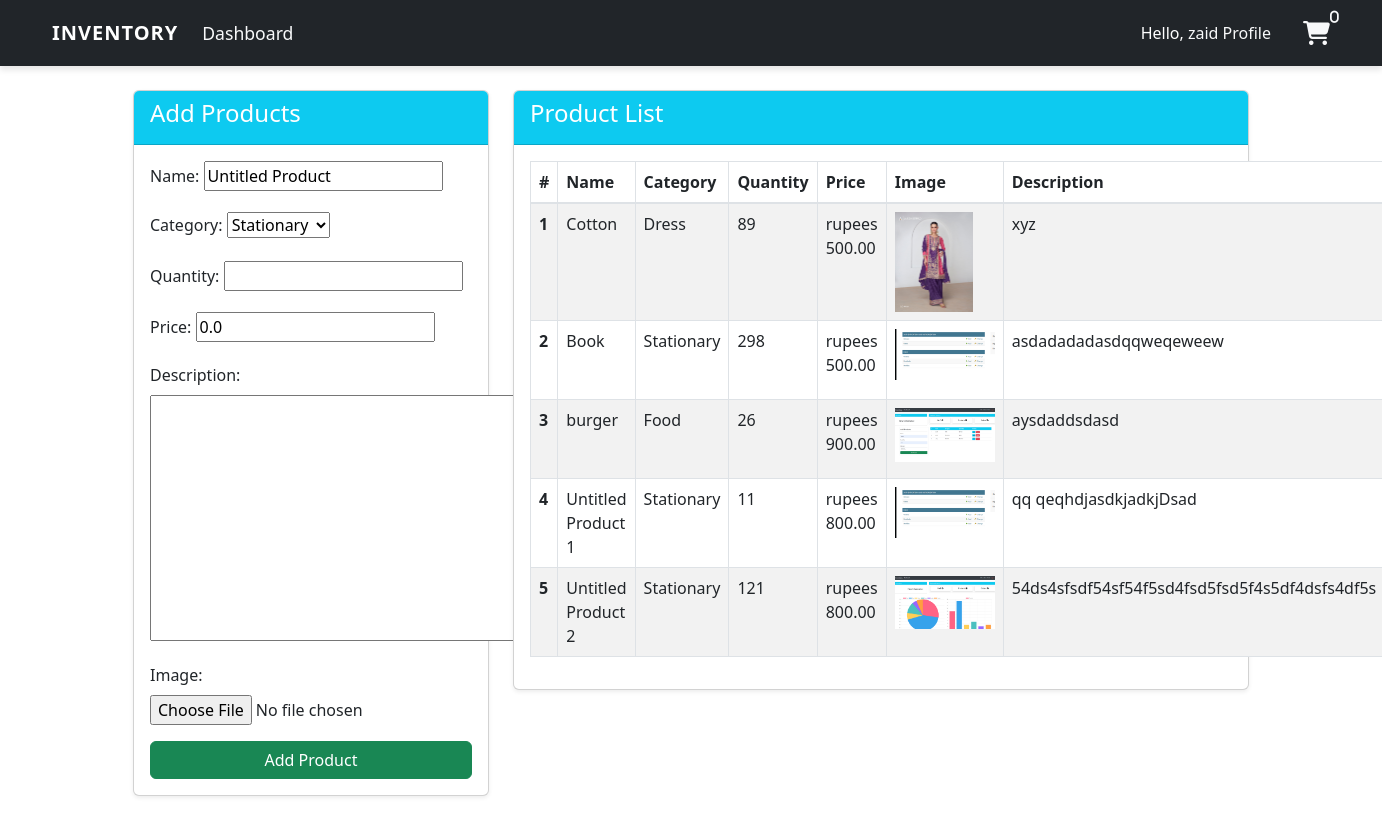
Page /product/ (signed in) on the earlier database version.
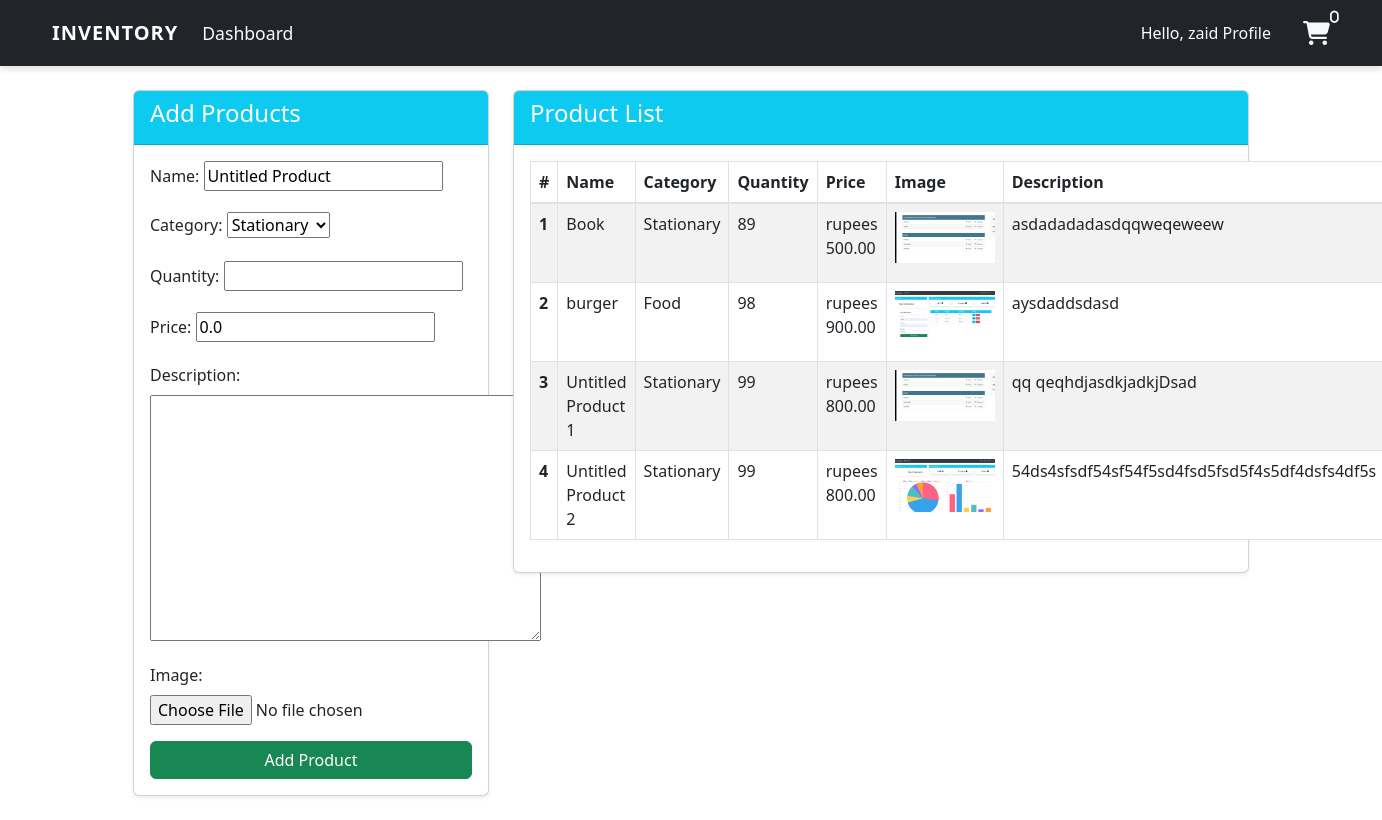
Same page on the later database version.
### user/models.py (models this page shows, shortened)
class Product(models.Model):
    name = models.CharField(max_length=100, blank=True , default='Untitled Product')
    category = models.CharField(max_length=20, choices=CATEGORY, blank=True ,default='Stationary')
    quantity = models.PositiveIntegerField()
    price = models.DecimalField(max_digits=10, decimal_places=2, default=0.00)
    description = models.TextField(blank=True, null=True)
    image = models.ImageField(upload_to='product_images/', blank=True, null=True)

### user/views.py (the view)
# urls.py: path('product/' , views.product , name='product'),
@login_required(login_url='login')
def product(request):
    items = Product.objects.filter(quantity__lt=50)
    Lowstock_count =items.count()
    items = Product.objects.all()
    product_count = Product.objects.count()
    workers = User.objects.all()
    worker = workers.count()
    order_count = Order.objects.count()
    orders = Order.objects.filter(payment_status='success')
    if request.method == 'POST':
        form = ProductForm(request.POST , request.FILES)
        if form.is_valid():
            form.save()
            prdct = form.cleaned_data.get('name')
            messages.success(request, f"{prdct}" + 'has been added ')
            return redirect('product')
    else:
        form = ProductForm()
    context  = {
        'Lowstock_count':Lowstock_count,
        'items': items ,
        'form' : form  ,
        'product_count':product_count,
        'order_count' : order_count,
        'orders': orders,
        'worker':worker
    }
    return render(request , 'dashboard/product.html', context)

### user/forms.py
class ProductForm(forms.ModelForm):
    class Meta:
        model = Product
        fields= ['name' , 'category' , 'quantity' ,'price' , 'description' , 'image']

### templates/dashboard/product.html (shortened to what this page needs)
{% extends 'partials/base.html' %}
{% block content %}
  <div class="container my-4">
    <div class="row">
      <div class="col-md-4">
        <div class="card shadow-sm">
          <div class="card-header bg-info text-white">
            <h4>Add Products</h4>
          </div>
          <div class="card-body">
            <form action="" method="POST" enctype="multipart/form-data">
              {{ form.as_p }}
              <button class="btn btn-success btn-block" type="submit">Add Product</button>
            </form>
          </div>
        </div>
      </div>
      <div class="col-md-8">
        <div class="card shadow-sm">
          <div class="card-header bg-info text-white">
            <h4>Product List</h4>
          </div>
          <div class="card-body">
            <table class="table table-striped table-bordered">
              <thead class="bg-info text-white">
                <tr>
                  <th scope="col">#</th>
                  <th scope="col">Name</th>
                  <th scope="col">Category</th>
                  <th scope="col">Quantity</th>
                  <th scope="col">Price</th>
                  <th scope="col">Image</th>
                  <th scope="col">Description</th>
                </tr>
              </thead>
              <tbody>
                {% for item in items %}
                  <tr>
                    <th scope="row">{{ forloop.counter }}</th>
                    <td>{{ item.name }}</td>
                    <td>{{ item.category }}</td>
                    <td>{{ item.quantity }}</td>
                    <td>rupees {{ item.price }}</td>
                    <td>
                      {% if item.image %}
                        <img src="{{ item.image.url }}" alt="{{ item.name }}" style="max-width: 100px; max-height: 100px;" />
                      {% else %}
                        <img src="/static/default-image.png" alt="No image available" style="max-width: 100px; max-height: 100px;" />
                      {% endif %}
                    </td>
                    <td>{{ item.description }}</td>
                  </tr>
                {% endfor %}
              </tbody>
            </table>
          </div>
        </div>
      </div>
    </div>
  </div>
{% endblock %}

### templates/partials/base.html (shortened to what this page needs)
<!DOCTYPE html>
<html lang="en">
  <head>
    <link rel="stylesheet" href="https://cdn.jsdelivr.net/npm/bootstrap@4.6.0/dist/css/bootstrap.min.css" />
    <link rel="stylesheet" href="https://use.fontawesome.com/releases/v5.15.2/css/all.css" />
    <head>
  </head>
  <body>
    {% include 'partials/nav.html' %}
    {% block content %}
    {% endblock %}
  </body>
</html>

### templates/partials/nav.html (shortened to what this page needs)
<head>
  <link
    rel="stylesheet"
    href="https://cdnjs.cloudflare.com/ajax/libs/font-awesome/6.7.2/css/all.min.css"
  />
  <link
    href="https://cdn.jsdelivr.net/npm/bootstrap@5.3.0-alpha1/dist/css/bootstrap.min.css"
    rel="stylesheet"
  />
</head>
<body>
  <nav class="navbar navbar-expand-lg">
    <div class="container-fluid">
      <a class="navbar-brand" href="#">Inventory</a>
      <div class="collapse navbar-collapse" id="navbarSupportedContent">
        <ul class="navbar-nav me-auto mb-2 mb-lg-0">
          <li class="nav-item">
            <a class="nav-link active" aria-current="page" href="{% url 'test' %}">Dashboard</a>
          </li>
        </ul>
        <form class="d-flex" role="search">
          <div class="profile-dropdown">
            <span class="text-white">Hello,</span>
            <a href="{% url 'profile' %}" class="profile">{{ request.user }} Profile</a>
          </div>
        </form>
        {% if not request.user.is_staff %}
        <div class="cart">
          <a href="{% url 'cart' %}" class="cart-icon"><i class="fa-solid fa-cart-shopping">
            <span class="cart-count">{{cart_items|length }}</span></i></a>
        </div>
        {% endif %}
      </div>
    </div>
  </nav>
</body>

### templates/partials/base.html (style rules this page uses)
body { background-color: hsl(0, 0%, 98%); }
h1,h2,h3,h4,h5,h6 { color:hsl(0, 0%, 30%); }
.btn { border-radius: 0; }
.card { display: flex; flex-direction: column; height: 100%; }
.card-body { flex-grow: 1; display: flex; flex-direction: column; }
.card-body .btn { margin-top: auto; }
.navbar { background-color: #212529 !important; padding: 1rem 2rem; box-shadow: 0 4px 6px rgba(0, 0, 0, 0.1); }
.navbar-brand { color: #ffffff !important; }
.navbar-nav .nav-link { color: #f8f9fa !important; }
.navbar { background-color: #212529; padding: 1rem 2rem; box-shadow: 0 4px 6px rgba(0, 0, 0, 0.1); }
.profile-dropdown { position: relative; }
.navbar-brand { color: #ffffff; font-size: 1.75rem; font-weight: bold; text-transform: uppercase; letter-spacing: 1px; transition: color 0.3s ease; }
.navbar-brand { color: #ffffff; font-size: 1.75rem; font-weight: bold; text-transform: uppercase; letter-spacing: 1px; transition: color 0.3s ease; padding-left: 40px; }
.navbar-nav .nav-link { color: #f8f9fa; font-size: 1.1rem; padding: 0.75rem 1rem; transition: color 0.3s ease; }
.navbar-nav .nav-link.active { color: #ffffff; }
.d-flex { align-items: center; gap: 1rem; margin-right: 1rem; }
.profile, .logout { color: #f8f9fa; text-decoration: none; font-size: 1rem; font-weight: 500; }
.cart-icon { color: #f8f9fa; font-size: 1.5rem; margin-left: 1rem; transition: color 0.3s ease; }

### templates/partials/nav.html (style rules this page uses)
.cart-count { position: absolute; top: 10px; font-size: 14px; }
.cart { padding-right: 40px; }

Differences in the rows shown:
removed Product: name "Cotton", category "Dress", quantity "89", price "500.00", image (picture), description "xyz"
changed Product "Book": quantity "298" → "89"
changed Product "burger": quantity "26" → "98"
changed Product "Untitled Product 1": quantity "11" → "99"
changed Product "Untitled Product 2": quantity "121" → "99"
